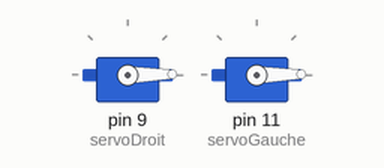
This sketch was run on a simulated Arduino Uno, built with avr-gcc and run on an emulated ATmega328P. Parts: 2 × servo.

Above: at 0.05 s.
At 0.6 s:
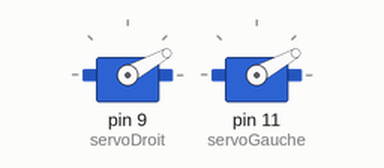
At 1.3 s:
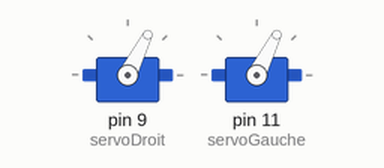
At 2.6 s:
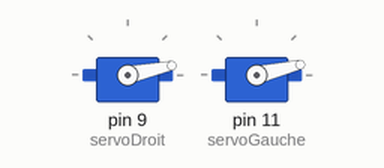
Timing chart, 0 to 6.6 s (numbered marks = the images above):
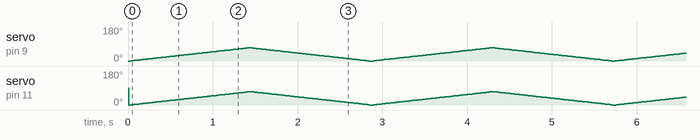

The sketch:

lapin.ino
```cpp
#include <Servo.h>

Servo servoDroit;
Servo servoGauche;

int i = 0;

/**
 *
 */
void setup()
{
  servoDroit.attach(9);
  servoGauche.attach(11);
  i = 0;
}


void loop()
{
  for(i = 0; i <= 70; i += 1)
  {
    servoDroit.write(i);
    delay(10);
    servoGauche.write(i);
    delay(10);
  }

  for(i = 70; i >= 0; i -=1)
  {
    servoDroit.write(i);
    delay(10);
    servoGauche.write(i);
    delay(10);
  }
}
```
